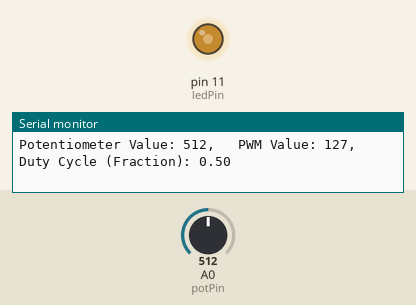
Simulated run of this sketch. Board: Arduino Uno, built with avr-gcc and run on an emulated ATmega328P. On the bench: output pins drawn as LEDs (lit = HIGH), the last lines printed to the serial monitor. Inputs (shaded band) come from the test bench; at power-on: A0 (potPin) = 512.

Above: at 1.2 s.
1.3 s: A0 (potPin) set to 409
At 2.7 s:
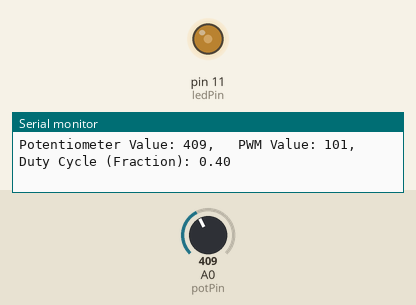
4.3 s: A0 (potPin) set to 383
At 4.8 s:
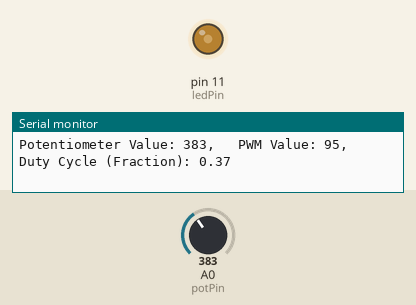
7.3 s: A0 (potPin) set to 716
At 8.3 s:
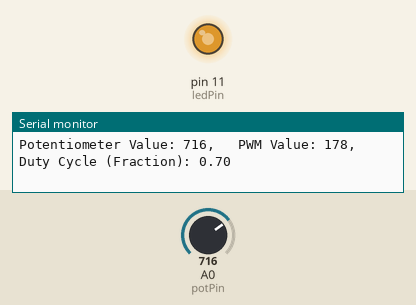
8.8 s: A0 (potPin) set to 984
At 9.3 s:
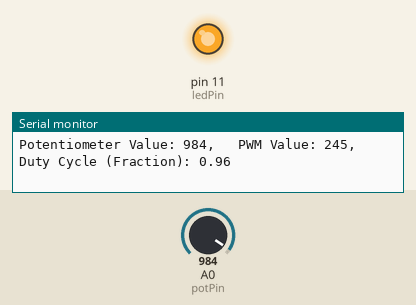
10.3 s: A0 (potPin) set to 1007
At 11.0 s:
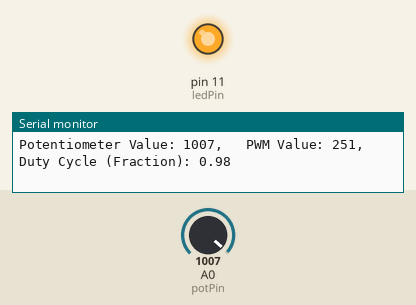
13.3 s: A0 (potPin) set to 122
At 14.6 s:
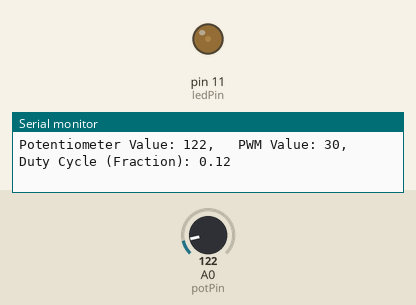
Timing chart, 0 to 15.8 s (numbered marks = the images above; inputs shaded):
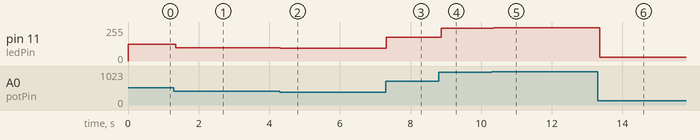

The sketch:

Sketch_5.ino
```cpp
// LED Series - Sketch 5

// Pin numbers
const int ledPin = 11;
const int potPin = A0;

void setup() {
  // Set the LED pin as an output
  pinMode(ledPin, OUTPUT);

  // Start serial communication
  Serial.begin(9600);
}

void loop() {
  // Read the analog value from the potentiometer
  int potValue = analogRead(potPin);

  // Map the potentiometer value to PWM range (0 to 255)
  int pwmValue = map(potValue, 0, 1023, 0, 255);

  // Set the LED intensity using PWM
  analogWrite(ledPin, pwmValue);

  // Print the potentiometer value and corresponding
  // PWM value and Duty to Serial Monitor
  Serial.print("Potentiometer Value: ");
  Serial.print(potValue);
  Serial.print(",   PWM Value: ");
  Serial.print(pwmValue);
  Serial.print(",   Duty Cycle (Fraction): ");
  Serial.println(pwmValue/255.0);

  // Add a small delay for stability
  delay(10);
}
/*
In this sketch, the analog value read from the potentiometer (connected to A0)
is mapped to the PWM range (0 to 255). The analogWrite() function is then used
to set the LED intensity based on the calculated PWM value. Be sure to connect
the potentiometer appropriately, ensuring that it has three pins (connect the
outer pins to power and ground, and the middle pin to A0).
*/
```

Measured:
- after the input at 1.3 s, pin 11 (ledPin): 127/255 → 101/255 after 0.05 s
- after the input at 4.3 s, pin 11 (ledPin): 101/255 → 95/255 at once
- after the input at 7.3 s, pin 11 (ledPin): 95/255 → 178/255 at once
- after the input at 8.8 s, pin 11 (ledPin): 178/255 → 245/255 after 0.07 s
- after the input at 10.3 s, pin 11 (ledPin): 245/255 → 251/255 after 0.05 s
- after the input at 13.3 s, pin 11 (ledPin): 251/255 → 30/255 after 0.06 s
